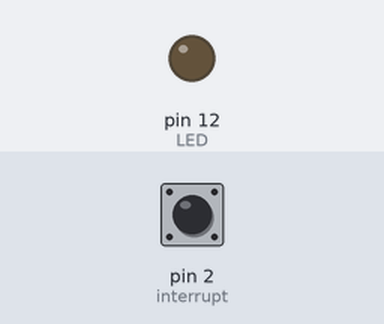
This sketch was run on a simulated Arduino Uno, built with avr-gcc and run on an emulated ATmega328P. On the bench: output pins drawn as LEDs (lit = HIGH). The inputs (shaded band) are chosen by the test bench; at power-on: pin 2 (interrupt) LOW.

Above: at 1.2 s.
1.3 s: pin 2 (interrupt) pulled HIGH for 0.15 s
At 2.3 s:
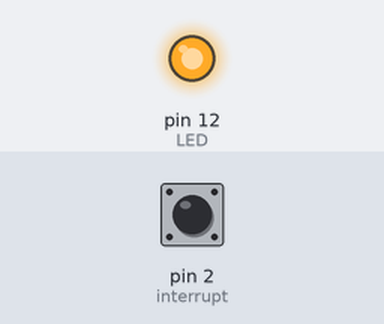
2.9 s: pin 2 (interrupt) pulled HIGH for 1 s
At 3.6 s:
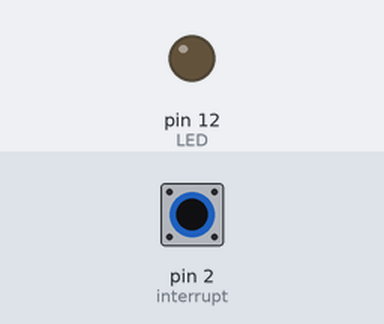
5.4 s: pin 2 (interrupt) pulled HIGH for 3.2 s
At 6.7 s:
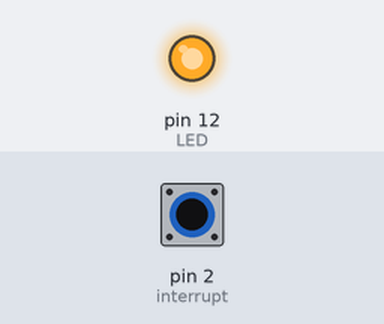
Timing chart, 0 to 8.4 s (numbered marks = the images above; inputs shaded):
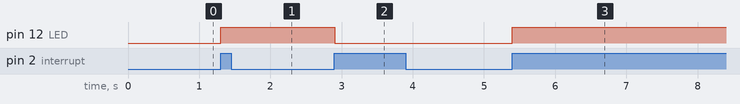

Measured:
- after the input at 1.3 s, pin 12 (LED): LOW → HIGH at once
- after the input at 2.9 s, pin 12 (LED): HIGH → LOW at once
- after the input at 5.4 s, pin 12 (LED): LOW → HIGH at once

The sketch:

sketch_oct12a.ino
```cpp
volatile byte state = LOW; // initially button not pushed
void setup() {
pinMode(2, INPUT); // interrupt (sensor) pin
pinMode(12, OUTPUT); // LED (actuator) pin
attachInterrupt(digitalPinToInterrupt(2), handleButton, RISING);
}
void loop() {
digitalWrite(12, state);
delay(1);
}
/****** interrupt handler ******/
void handleButton() {
  static unsigned long last_interrupt = 0;
  unsigned long interrupt_time = millis();
  if(interrupt_time - last_interrupt > 200){
    state = !state;
    last_interrupt = interrupt_time;
  }
}
```
